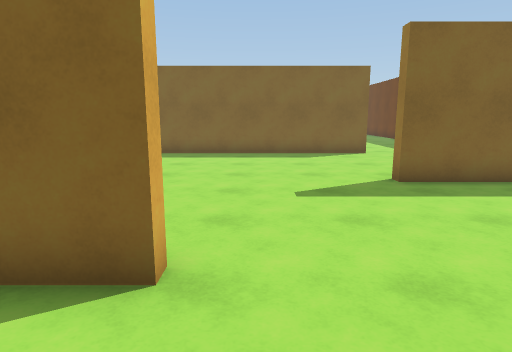
View 1 (above)

20 first-person views from a walk through a scene from a Unity 3-D project. The camera is 1.5 m above the floor, tilts 10° down and sees 75° across. The floor is counted in squares, 1 m on a side. Each view is taken from the middle of a square. On the plan, view 1 faces up. The plan holds only what a view shows up to about 15 squares ahead; the rest is blank. The place goes on beyond the plan. Surface patterns are stand-ins for the level's own textures.

View 2
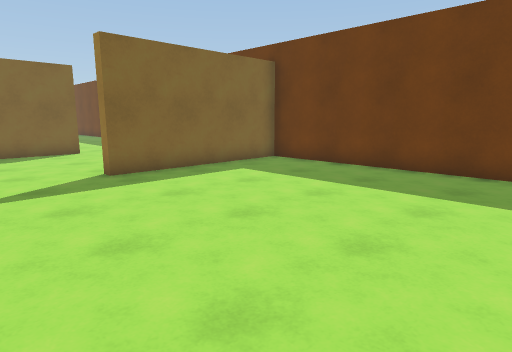

View 3
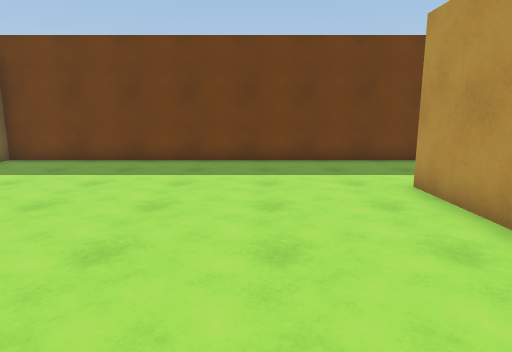

View 4
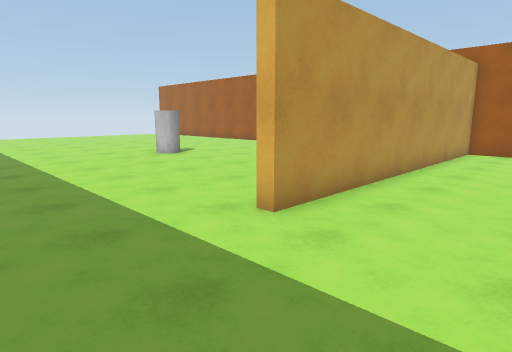

View 5
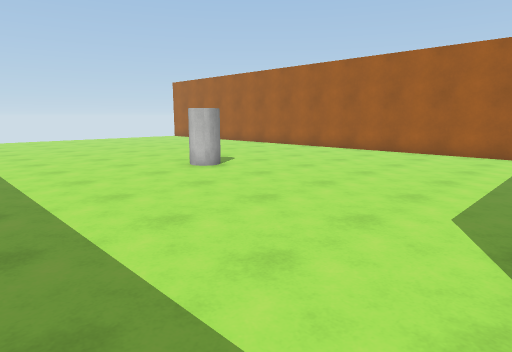

View 6
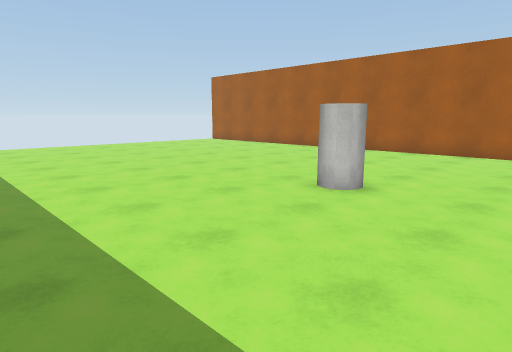

View 7
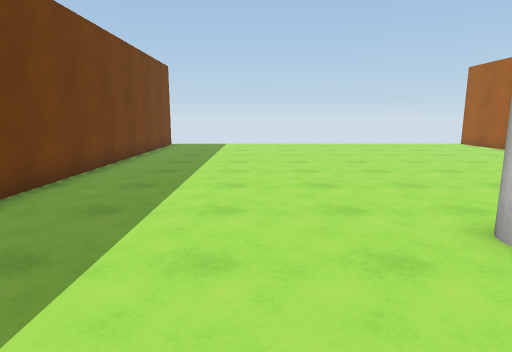

View 8
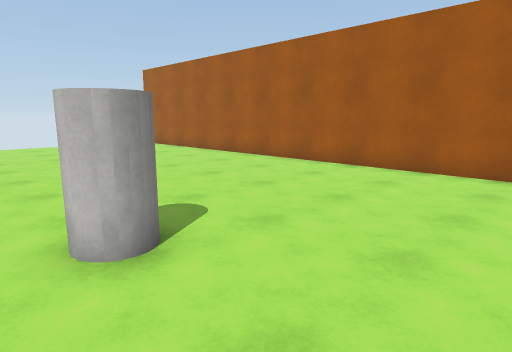

View 9
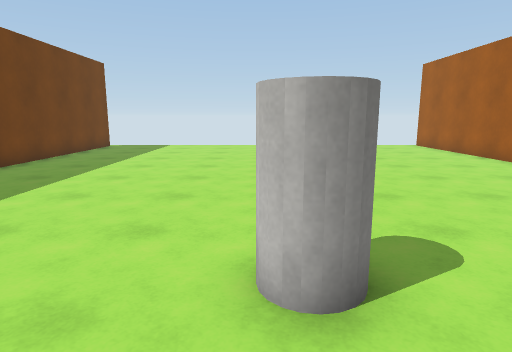

View 10
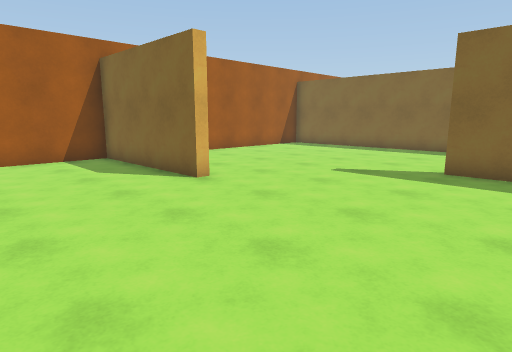

View 11
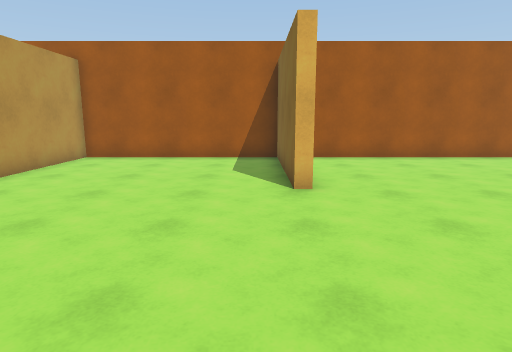

View 12
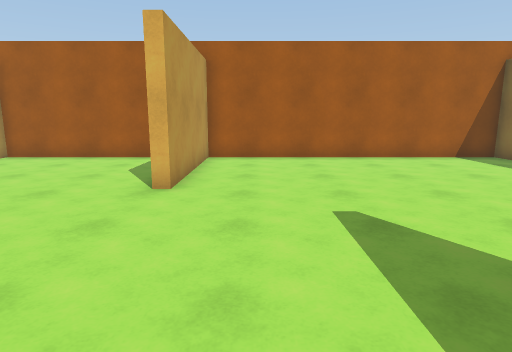

View 13
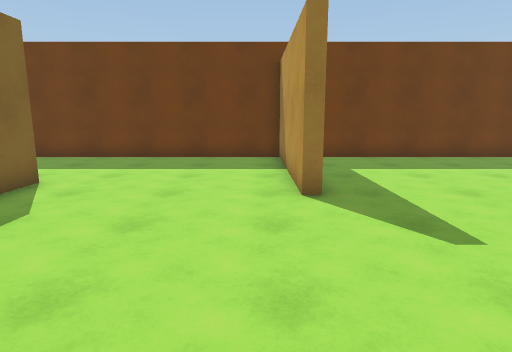

View 14
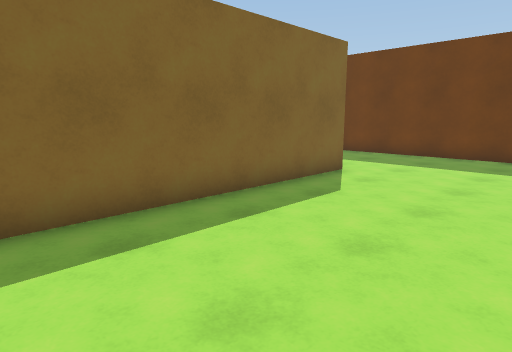

View 15
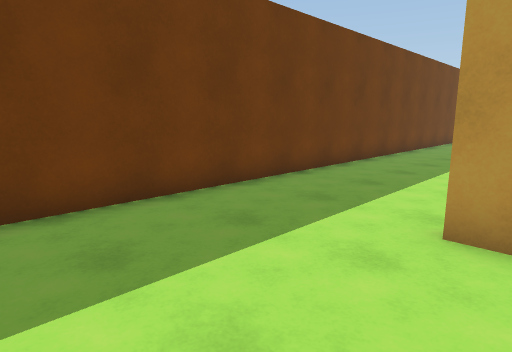

View 16
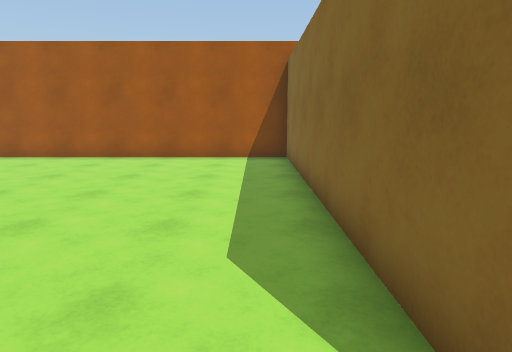

View 17
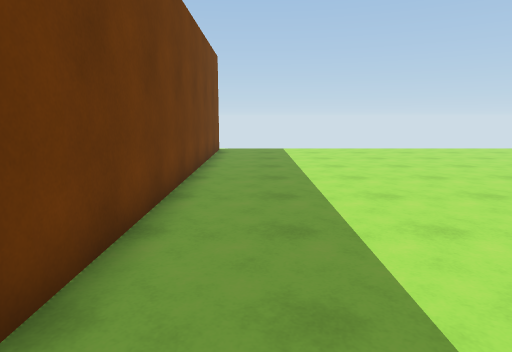

View 18
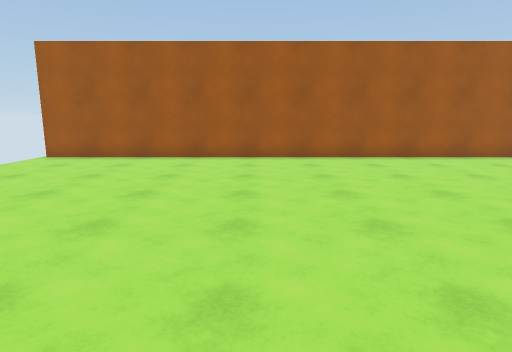

View 19
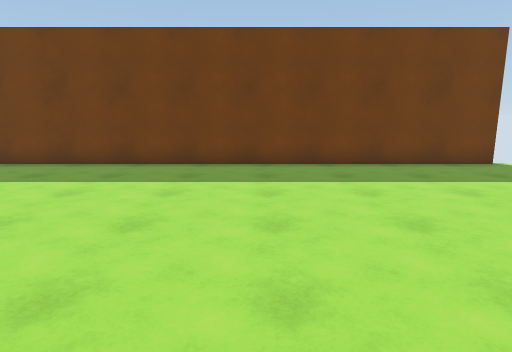

View 20
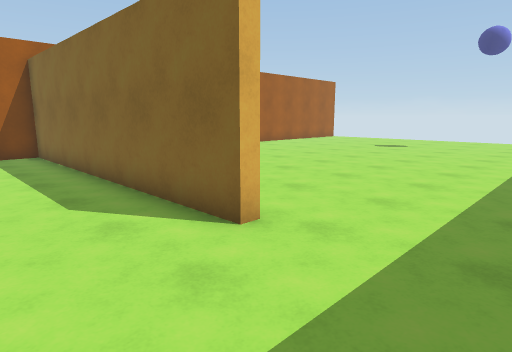

### Floor plan
Points are (right, up) in squares from view 1. A wall is a line through its corners. A room is listed if a view was taken in it or the views show most of it. See-through windows are left out.
Room 1 (views 1, 2, 3, 4, 5, 6, 7, 8, 9, 10, 11, 12, 13, 14, 15, 16, 17, 18, 19, 20)
walls: (4.8, -4.8) (-6.6, -4.8) (-6.6, -29); (4.6, 14.5) (4.6, 14.1) (-6.6, 14.1) (-6.6, 3.2) (-0.9, 3.2) (-0.9, 2.8) (-6.6, 2.8) (-6.6, -4.4) (5.2, -4.4) (5.2, -4.9); (9.7, -28.8) (9.7, 7.7) (3.4, 7.7) (3.4, 8.1) (9.7, 8.1) (9.7, 16.5)
objects: cylinder (1, -14) to (2, -13)

Where each view was taken, in squares from view 1:
view 1: 0 up, 0 right, facing up
view 2: 1 down, 0 right, facing up-right
view 3: 1 down, 2 left, facing right
view 4: 1 down, 9 right, facing down-left
view 5: 5 down, 8 right, facing down-left
view 6: 10 down, 8 right, facing down-left
view 7: 10 down, 5 right, facing down
view 8: 10 down, 3 right, facing down-left
view 9: 11 down, 2 right, facing down
view 10: 2 down, 6 right, facing up-left
view 11: 2 up, 6 right, facing left
view 12: 5 up, 6 right, facing left
view 13: 9 up, 3 left, facing right
view 14: 9 up, 4 left, facing up-right
view 15: 0 up, 4 right, facing down-right
view 16: 6 down, 6 right, facing left
view 17: 13 down, 8 right, facing down
view 18: 21 down, 6 right, facing left
view 19: 21 down, 1 left, facing right
view 20: 11 up, 8 right, facing up-left
